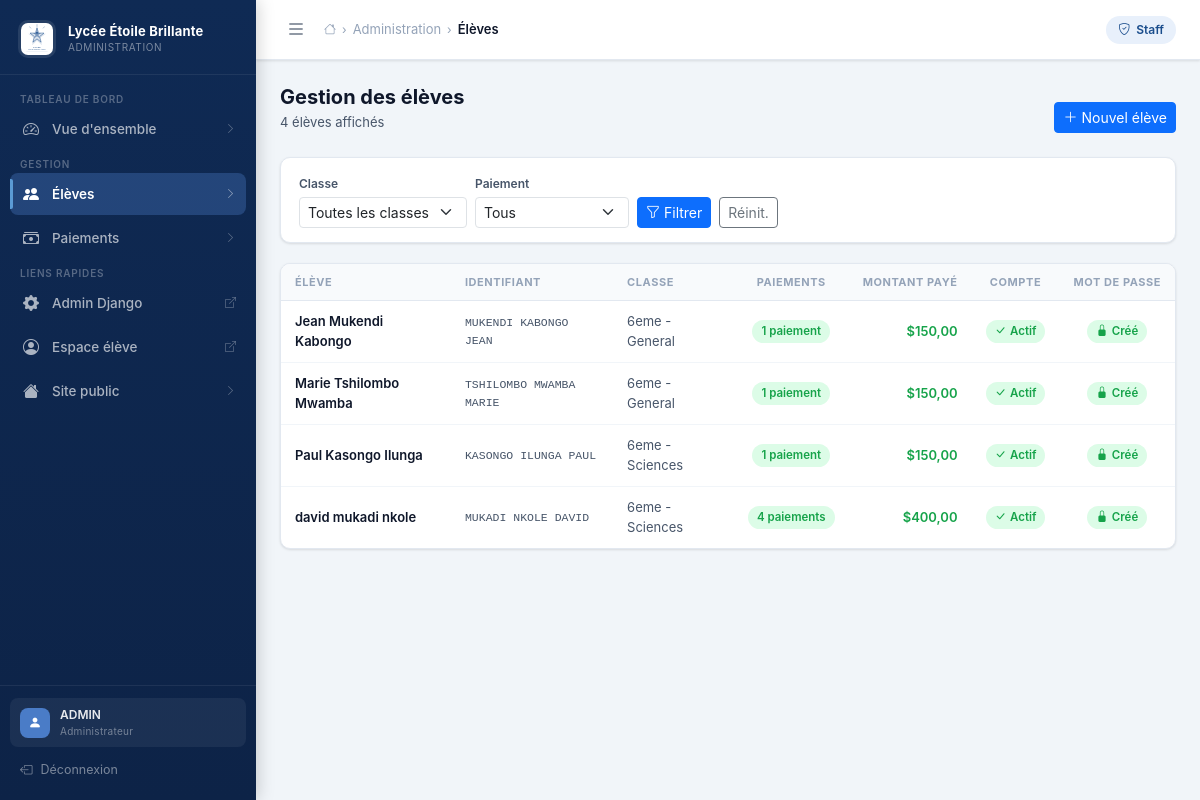
Screenshot of /administration/eleves/ (signed in) with the database file from the repository.
### accounts/models.py (models this page shows, shortened)
class User(AbstractBaseUser, PermissionsMixin):
    identifiant = models.CharField(max_length=50, unique=True)
    is_active = models.BooleanField(default=True)
    is_staff = models.BooleanField(default=False)
    password_created = models.BooleanField(default=False)
    objects = UserManager()
    USERNAME_FIELD = "identifiant"
    REQUIRED_FIELDS = []
    class Meta:
        verbose_name = "utilisateur"
        verbose_name_plural = "utilisateurs"

class Eleve(models.Model):
    user = models.OneToOneField(User, on_delete=models.CASCADE, related_name="eleve")
    nom = models.CharField(max_length=100)
    postnom = models.CharField(max_length=100)
    prenom = models.CharField(max_length=100)
    classe = models.ForeignKey(Classe, on_delete=models.SET_NULL, null=True, blank=True)
    class Meta:
        verbose_name = "élève"
        verbose_name_plural = "élèves"
    @property
    def nom_complet(self):
        return f"{self.prenom} {self.nom} {self.postnom}"

class Classe(models.Model):
    niveau = models.CharField(max_length=100)
    departement = models.CharField(max_length=100)
    class Meta:
        verbose_name = "classe"
        verbose_name_plural = "classes"
    def __str__(self):
        return f"{self.niveau} - {self.departement}"

### admin_panel/views.py (the view)
# urls.py: path("eleves/", views.ElevesAdminView.as_view(), name="eleves"),
@staff_required_dispatch
class ElevesAdminView(View):
    template_name = "admin_panel/eleves.html"
    def get(self, request):
        classe_id = request.GET.get("classe")
        statut_filtre = request.GET.get("statut")
        eleves_qs = Eleve.objects.select_related("user", "classe").prefetch_related("paiements")
        if classe_id:
            eleves_qs = eleves_qs.filter(classe_id=classe_id)
        eleves_data = []
        for eleve in eleves_qs:
            nb_payes = eleve.paiements.filter(statut="paye").count()
            montant_paye = eleve.paiements.filter(statut="paye").aggregate(
                total=Sum("montant")
            )["total"] or 0
            eleves_data.append({
                "eleve": eleve,
                "nb_payes": nb_payes,
                "montant_paye": montant_paye,
                "compte_actif": eleve.user.is_active,
                "mdp_cree": eleve.user.password_created,
            })
        if statut_filtre == "avec_paiement":
            eleves_data = [e for e in eleves_data if e["nb_payes"] > 0]
        elif statut_filtre == "sans_paiement":
            eleves_data = [e for e in eleves_data if e["nb_payes"] == 0]
        classes = Classe.objects.all()
        context = {
            "eleves_data": eleves_data,
            "classes": classes,
            "classe_selectionnee": classe_id,
            "statut_filtre": statut_filtre,
        }
        return render(request, self.template_name, context)

### admin_panel/views.py (called while the page is built)
def staff_required_dispatch(cls):
    original_dispatch = cls.dispatch
    def dispatch(self, request, *args, **kwargs):
        if not request.user.is_authenticated or not request.user.is_staff:
            return redirect(f"/administration/connexion/?next={request.path}")
        return original_dispatch(self, request, *args, **kwargs)
    cls.dispatch = dispatch
    return cls

### templates/admin_panel/eleves.html (shortened to what this page needs)
{% extends "admin_panel/base_admin.html" %}
{% block nav_eleves %}active{% endblock %}
{% block breadcrumb_extra %}
<span class="breadcrumb-sep">›</span>
<span class="breadcrumb-item current">Élèves</span>
{% endblock %}
{% block content %}
<div class="page-header">
    <div class="page-header-left">
        <h1 class="page-title">Gestion des élèves</h1>
        <p class="page-subtitle">{{ eleves_data|length }} élève{{ eleves_data|length|pluralize }} affiché{{ eleves_data|length|pluralize }}</p>
    </div>
    <a href="{% url 'admin:accounts_eleve_add' %}" target="_blank" class="btn btn-sm btn-primary">
        <i class="bi bi-plus-lg me-1"></i>Nouvel élève
    </a>
</div>
<div class="filter-bar">
    <form method="get" class="row g-2 align-items-end">
        <div class="col-12 col-sm-auto">
            <label class="form-label mb-1" style="font-size:12px;font-weight:600;color:#475569;">Classe</label>
            <select name="classe" class="form-select form-select-sm" style="min-width:160px;">
                <option value="">Toutes les classes</option>
            </select>
        </div>
        <div class="col-12 col-sm-auto">
            <label class="form-label mb-1" style="font-size:12px;font-weight:600;color:#475569;">Paiement</label>
            <select name="statut" class="form-select form-select-sm">
                <option value="">Tous</option>
            </select>
        </div>
        <div class="col-12 col-sm-auto">
            <button type="submit" class="btn btn-sm btn-primary"><i class="bi bi-funnel me-1"></i>Filtrer</button>
            <a href="{% url 'admin_panel:eleves' %}" class="btn btn-sm btn-outline-secondary ms-1">Réinit.</a>
        </div>
    </form>
</div>
<div class="admin-card">
    <div style="overflow-x:auto;">
        <table class="admin-table">
            <thead><tr>
                <th>Élève</th>
                <th>Identifiant</th>
                <th>Classe</th>
                <th class="text-center">Paiements</th>
                <th class="text-end">Montant payé</th>
                <th class="text-center">Compte</th>
                <th class="text-center">Mot de passe</th>
            </tr></thead>
            <tbody>
            {% for item in eleves_data %}
            <tr>
                <td class="fw-med">{{ item.eleve.nom_complet }}</td>
                <td class="mono">{{ item.eleve.user.identifiant }}</td>
                <td>{{ item.eleve.classe|default:"—" }}</td>
                <td class="text-center">
                    {% if item.nb_payes > 0 %}
                    <span class="status-badge paye">{{ item.nb_payes }} paiement{{ item.nb_payes|pluralize }}</span>
                    {% else %}
                    <span class="status-badge echec">Aucun</span>
                    {% endif %}
                </td>
                <td class="text-end fw-med" style="{% if item.montant_paye > 0 %}color:#16a34a;{% else %}color:#94a3b8;{% endif %}">
                    {% if item.montant_paye > 0 %}${{ item.montant_paye|floatformat:2 }}{% else %}—{% endif %}
                </td>
                <td class="text-center">
                    {% if item.compte_actif %}
                    <span class="status-badge paye"><i class="bi bi-check-lg"></i>Actif</span>
                    {% else %}
                    <span class="status-badge echec"><i class="bi bi-x-lg"></i>Inactif</span>
                    {% endif %}
                </td>
                <td class="text-center">
                    {% if item.mdp_cree %}
                    <span class="status-badge paye"><i class="bi bi-lock-fill"></i>Créé</span>
                    {% else %}
                    <span class="status-badge attente"><i class="bi bi-lock"></i>En attente</span>
                    {% endif %}
                </td>
            </tr>
            {% empty %}
            <tr><td colspan="7"><div class="empty-state"><i class="bi bi-people"></i><p>Aucun élève trouvé</p></div></td></tr>
            {% endfor %}
            </tbody>
        </table>
    </div>
</div>
{% endblock %}

### templates/admin_panel/base_admin.html (shortened to what this page needs)
{% load static %}
<!DOCTYPE html>
<html lang="fr">
<head>
    <link href="https://cdn.jsdelivr.net/npm/bootstrap@5.3.3/dist/css/bootstrap.min.css" rel="stylesheet">
    <link rel="stylesheet" href="https://cdn.jsdelivr.net/npm/bootstrap-icons@1.11.3/font/bootstrap-icons.min.css">
    <link rel="stylesheet" href="{% static 'css/admin.css' %}">
</head>
<body class="admin-body">
<div class="admin-wrapper">
    <aside class="admin-sidebar" id="adminSidebar">
        <a href="{% url 'admin_panel:index' %}" class="sidebar-header">
            <img src="{% static 'img/logo-ecole.svg' %}" alt="Logo" class="sidebar-logo">
            <div class="sidebar-brand">
                <span class="brand-main">Lycée Étoile Brillante</span>
                <span class="brand-sub">Administration</span>
            </div>
        </a>
        <nav class="sidebar-nav">
            <span class="nav-group-label">Tableau de bord</span>
            <a href="{% url 'admin_panel:index' %}" class="sidebar-link {% block nav_dashboard %}{% endblock %}">
                <i class="bi bi-speedometer2 nav-icon"></i>
                <span>Vue d'ensemble</span>
                <i class="bi bi-chevron-right nav-arrow"></i>
            </a>
            <span class="nav-group-label">Gestion</span>
            <a href="{% url 'admin_panel:eleves' %}" class="sidebar-link {% block nav_eleves %}{% endblock %}">
                <i class="bi bi-people-fill nav-icon"></i>
                <span>Élèves</span>
                <i class="bi bi-chevron-right nav-arrow"></i>
            </a>
            <a href="{% url 'admin_panel:paiements' %}" class="sidebar-link {% block nav_paiements %}{% endblock %}">
                <i class="bi bi-cash-stack nav-icon"></i>
                <span>Paiements</span>
                <i class="bi bi-chevron-right nav-arrow"></i>
            </a>
            <span class="nav-group-label">Liens rapides</span>
            <a href="{% url 'admin:index' %}" class="sidebar-link" target="_blank">
                <i class="bi bi-gear-fill nav-icon"></i>
                <span>Admin Django</span>
                <i class="bi bi-box-arrow-up-right nav-arrow"></i>
            </a>
            <a href="{% url 'dashboard:index' %}" class="sidebar-link" target="_blank">
                <i class="bi bi-person-circle nav-icon"></i>
                <span>Espace élève</span>
                <i class="bi bi-box-arrow-up-right nav-arrow"></i>
            </a>
            <a href="{% url 'home' %}" class="sidebar-link">
                <i class="bi bi-house-fill nav-icon"></i>
                <span>Site public</span>
                <i class="bi bi-chevron-right nav-arrow"></i>
            </a>
        </nav>
        <div class="sidebar-footer">
            <div class="sidebar-user">
                <div class="user-avatar"><i class="bi bi-person-fill"></i></div>
                <div class="user-info">
                    <div class="user-name">{{ request.user.identifiant }}</div>
                    <div class="user-role">Administrateur</div>
                </div>
            </div>
            <form method="post" action="{% url 'accounts:signout' %}">
                <button type="submit" class="sidebar-signout">
                    <i class="bi bi-box-arrow-left"></i>
                    <span class="signout-text">Déconnexion</span>
                </button>
            </form>
        </div>
    </aside>
    <div class="admin-main" id="adminMain">
        <header class="admin-topbar">
            <button class="topbar-toggle" id="sidebarToggle" aria-label="Ouvrir/fermer le menu">
                <i class="bi bi-list"></i>
            </button>
            <div class="topbar-breadcrumb">
                <span class="breadcrumb-item">
                    <i class="bi bi-house" style="font-size:12px;"></i>
                </span>
                <span class="breadcrumb-sep">›</span>
                <span class="breadcrumb-item">Administration</span>
                {% block breadcrumb_extra %}{% endblock %}
            </div>
            <div class="topbar-right">
                <div class="topbar-badge">
                    <i class="bi bi-shield-check"></i>
                    Staff
                </div>
            </div>
        </header>
        <main class="admin-content">
            {% block content %}{% endblock %}
        </main>
    </div>
</div>
</body>
</html>

### rows the page displays
User: user.identifiant "ADMIN"
Eleve: eleve.nom_complet "Jean Mukendi Kabongo", eleve.user.identifiant "MUKENDI KABONGO JEAN", eleve.classe "6eme - General", nb_payes "1", montant_paye "150,00"
Eleve: eleve.nom_complet "Marie Tshilombo Mwamba", eleve.user.identifiant "TSHILOMBO MWAMBA MARIE", eleve.classe "6eme - General", nb_payes "1", montant_paye "150,00"
Eleve: eleve.nom_complet "Paul Kasongo Ilunga", eleve.user.identifiant "KASONGO ILUNGA PAUL", eleve.classe "6eme - Sciences", nb_payes "1", montant_paye "150,00"
Eleve: eleve.nom_complet "david mukadi nkole", eleve.user.identifiant "MUKADI NKOLE DAVID", eleve.classe "6eme - Sciences", nb_payes "4", montant_paye "400,00"

### other values shown
{{ eleves_data|length }} "4"
